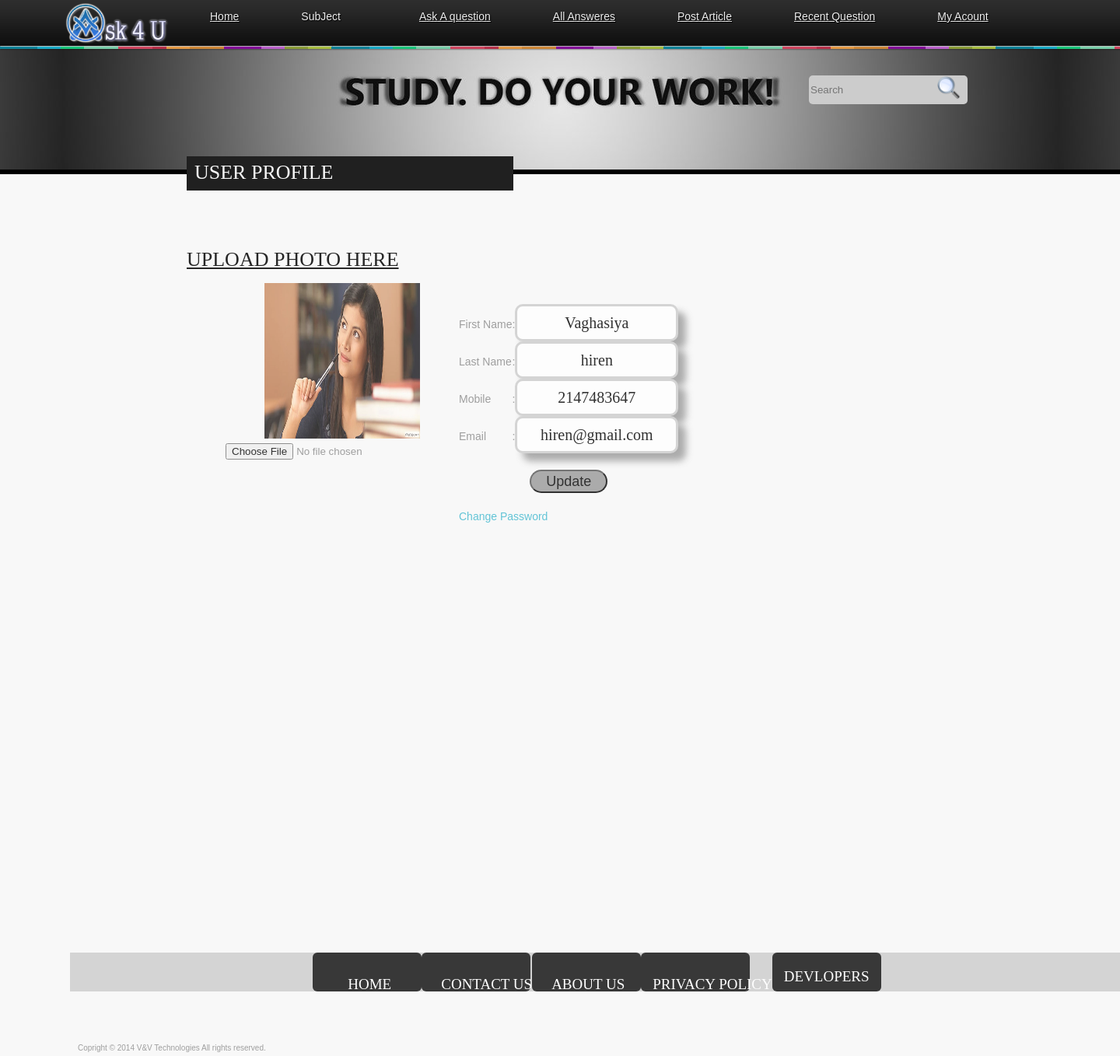
Screenshot of /user_profile.php (signed in) with the database file from the repository.
### tables this page shows
CREATE TABLE IF NOT EXISTS `user_profile` (
  `user_id` int(11) NOT NULL AUTO_INCREMENT,
  `email` varchar(100) DEFAULT NULL,
  `fname` varchar(70) DEFAULT NULL,
  `lname` varchar(70) DEFAULT NULL,
  `date_of_birth` date DEFAULT NULL,
  `mobile_no` int(10) DEFAULT NULL,
  `profile_pic` longblob,
  `reg_date` datetime NOT NULL,
  PRIMARY KEY (`user_id`),
  KEY `email` (`email`)
);

### user_profile.php (the view, shortened to what this page needs)
<!DOCTYPE html>
<html id="home" lang="en">
<head>
<link href="my_account.css" rel="stylesheet" type="text/css"/>
<link href="css/app/general.css" rel="stylesheet" type="text/css" />
<link rel="stylesheet" href="css/style/style.css" type="text/css" />
<link rel="stylesheet" href="css/style/default.css" type="text/css" />
<link rel="alternate stylesheet" type="text/css" title="happy" href="css/style/happy.css" />
<link rel="alternate stylesheet" type="text/css" title="piano" href="css/style/piano.css" />
<link rel="alternate stylesheet" type="text/css" title="city" href="css/style/city.css" />
<link rel="alternate stylesheet" type="text/css" title="play" href="css/style/play.css" />
<link rel="alternate stylesheet" type="text/css" title="casette" href="css/style/casette.css" />
<link rel="alternate stylesheet" type="text/css" title="tape" href="css/style/tape.css" />
<link href="images" rel="stylesheet" type="text/css">
<link rel="stylesheet" type="text/css" href="fancybox/jquery.fancybox-1.3.4.css" media="screen" />
<link rel="stylesheet" type="text/css" href="user.css" />
<body style="overflow-x:hidden">
<div class="container_16">
<div id="top"></div>
  <div id="top-back-two"></div>
 <div class="grid_3 logo">
    <a href="index.php"><img src="images/ask 4 u.png" height="60" alt=""  style="margin-left:-160px;"/></a>
  </div>
  <div class="grid_11 menu">
  <div id="nav">
<link rel="stylesheet" href="menu.css" type="text/css" media="screen" />
<ul id="menu">
    <li><a  href="index.php"><u>Home</u></a>
    </li>
    <li><a href="#" class="drop">SubJect</a>
    </li>
       <li><a href="Ask_question.php"><u>Ask A question</a>
    </li>
<li><a   href="All_questions.php"><u>All Answeres</a>
    </li>
  <li><a  href="post_artical.php"><u>Post Article</a>
    </li>
    <li><a href="recent_questions.php"><u>Recent Question</a>
    </li>
<?php
		if(isset($_SESSION['user']) && isset($_SESSION['password']))
		{
	?>
    	<li><a href="#" class="drop" > <u>My Acount</u></a>
    </li>
    <?php
		}
	?>
   </div>
	<br />
  </div>
   <div class="grid_5" style="margin-left:800px; margin-top:-70px">
  <form action="search.php" method="post">
  <input type="text" placeholder="Search" name="search" style="background-color:#CCC; height:35px; width:200px; margin-top:-10000px; border-radius:5px; border:none;"/>
  <button type="submit" name="sub_search" style="background:none;border:none; position:absolute; margin-left:-35px;" ><img src="images/search.png" height="30px" style="margin:-8px 0px 0px -10px; position:relative; cursor:pointer; z-index:10;"/></button>
  </form>
  </div>
  <div class="grid_11 top-message">
    <h1>User Profile</h1>
  </div>
  <div class="grid_16 blog-page">
    <h1><U>Upload Photo Here</U>	</h1>
  </div>
    <div class="discounted-item job portfolio-four2" style="margin-left:350px;">
    <ul class="tab-menu">
<div style="margin-left:-250px; " >
    <?php
		$sel_user="select * from user_profile where user_id=$_SESSION[user_id] ";
		$tmp=mysql_query($sel_user) or die(mysql_error());
		$res=mysql_fetch_assoc($tmp);
	?>
    <a class="ajaxpicture" href="uploads/<?php echo $res['user_id'];?>.jpg"><img src="uploads/<?php echo $res['user_id'];?>.jpg" alt="" height="200px" width="200"/></a>
 </div>
<form id="imageform" method="post" enctype="multipart/form-data" action='ajaximage.php'>
 <input type="file" name="photoimg" id="photoimg" style="margin-left:-300px;"/>
</form>
<div style="margin-top:-200px">
<form action="user_profile.php" method="post">
	<table>
    <tr>
    <td>First Name</td>
    <td>:</td>
    <td><input type="text" name="fname" id="" class="tbox" value="<?php echo $res['fname'];?>" /></td>
    </tr>
    <tr>
    <td>Last Name</td>
    <td>:</td>
    <td><input type="text" name="lname" id="" class="tbox" value="<?php echo $res['lname'];?>" /></td>
    </tr>
    <tr>
    <td>Mobile</td>
    <td>:</td>
    <td><input type="text" name="mobile_no" id="" class="tbox" value="<?php echo $res['mobile_no'];?>" /></td>
    </tr>
    <tr>
    <td>Email</td>
    <td>:</td>
    <td><input type="text" name="email" id="" class="tbox" value="<?php echo $res['email'];?>" /></td>
    </tr>
    <tr>
    <td colspan="3" align="center"><br/><input type="submit" name="up_submit" value="Update" class="submit"/></td>
    </tr>
    </table>
    </form>
</div>
<a href="user_profile.php?op=chg_pwd">Change Password</a>
  <div style="margin-top:400px;">
  <?php
  	include('footer3.php');
  ?>
  </div>
</div>
</body>
</html>

### my_account.css (style rules this page uses)
body, ul, li { font-size:14px; font-family:Arial, Helvetica, sans-serif; line-height:21px; text-align:left; }
#menu { list-style:none; width:1200px; margin-left:-200px; height:58px; padding:0px 20px 0px 20px; }
#menu li { float:left; display:block; text-align:center; position:relative; padding: 4px 10px 4px 10px; margin-right:30px; margin-top:7px; border:none; }
#menu li a { font-family:Arial, Helvetica, sans-serif; font-size:14px; color: #EEEEEE; display:block; outline:0; text-decoration:none; text-shadow: 1px 1px 1px #000; }
#menu li .drop { padding-right:21px; background:url("img/drop.png") no-repeat right 8px; z-index:100; }

### css/app/general.css (style rules this page uses)
body { min-width:960px }
.container_12,.container_16 { margin-left:auto;margin-right:auto;width:960px }
.grid_1,.grid_2,.grid_3,.grid_4,.grid_5,.grid_6,.grid_7,.grid_8,.grid_9,.grid_10,.grid_11,.grid_12,.grid_13,.grid_14,.grid_15,.grid_16 { display:inline;float:left;margin-left:10px;margin-right:10px }
.container_12 .grid_12,.container_16 .grid_16 { width:940px }
.container_16 .grid_3 { width:160px }
.container_16 .grid_5 { width:280px }
.container_16 .grid_11 { width:640px }
html,body,div,span,applet,object,iframe,h1,h2,h3,h4,h5,h6,p,blockquote,pre,a,abbr,acronym,address,big,cite,code,del,dfn,em,font,img,ins,kbd,q,s,samp,small,strike,strong,sub,sup,tt,var,b,u,i,center,dl,dt,dd,ol,ul,li,fieldset,form,label,legend,table,caption,tbody,tfoot,thead,tr,th,td { margin:0; padding:0; border:0; outline:0; font-size:100%; vertical-align:baseline; z-index: 0; }
body { line-height:1; }
ol,ul { list-style:none }
table { border-collapse:collapse;border-spacing:0; z-index: 1000; }
body { font:13px/1.5 'Helvetica Neue',Arial,'Liberation Sans',FreeSans,sans-serif }
h1 { font-size:25px }
ul { list-style:disc }
li { margin-left:30px }
p,dl,hr,h1,h2,h3,h4,h5,h6,ol,ul,pre,table,address,fieldset { margin-bottom:20px }

### css/style/style.css (style rules this page uses)
html { background-color:#f8f8f8; }
body { font-family: Arial, Helvetica, sans-serif; font-size:12px; line-height:19px; color:#888888; background-color:#f8f8f8; }
a { color:#3db7ce; text-decoration:none; }
h1, h2, h3, h4, h5, h6 { font-family: 'AlternateGothic2BTRegular'; font-weight:normal; text-transform:uppercase; color:#262626; }
#top { position: absolute; background: url(../../image/theme/top-navi.png) repeat-x; width:100%; height:65px; margin-top:0px; left:0; z-index:-1; }
.logo { margin:0px; }
.menu { margin:0px 0px 0px 10px; }
.top-message { margin:26px 0px 18px auto; }
.top-message h1 { font-family: 'AvantGardeDemiRegular'; width:400px;font-size:26px; color:#f8f8f8; line-height:34px; background-color:#202020; padding:4px 10px 6px 10px; }
.tab-menu { list-style:none; float:left; }
.blog-page { margin:40px 0px 0px 0px; }
.blog-page h1 { font-size:26px; }

### css/style/default.css (style rules this page uses)
#top-back-two { position: absolute; background: url(../../image/2.jpg) center center repeat-x; width:100%; height:160px; margin-top:58px; left:0; z-index:-100; border-bottom:6px solid #000; }

### user.css (style rules this page uses)
.tbox { height:40px; width:200px; border:#CCC; text-align:center; font-family:"Times New Roman", Times, serif; font-size:20px; border-style:solid; border-radius:10px; box-shadow: 10px 10px 10px #999; }
.submit { height:30px; width:100px; border-radius:15px; border-color:#000; background-color:#999; color:#000; font-size:18px; }

### menu.css (style rules this page uses)
body, ul, li { font-size:14px; font-family:Arial, Helvetica, sans-serif; line-height:21px; text-align:left; }
#menu { list-style:none; width:1200px; margin-left:-200px; height:58px; padding:0px 20px 0px 20px; }
#menu li { float:left; display:block; text-align:center; position:relative; padding: 4px 10px 4px 10px; margin-right:30px; margin-top:7px; border:none; }
#menu li a { font-family:Arial, Helvetica, sans-serif; font-size:14px; color: #EEEEEE; display:block; outline:0; text-decoration:none; text-shadow: 1px 1px 1px #000; }
#menu li .drop { padding-right:21px; background:url("img/drop.png") no-repeat right 8px; }

### css/style/happy.css (style rules this page uses)
#top-back-two { position: absolute; background: url(../../image/1.jpg) center center repeat-x; width:100%; height:160px; margin-top:58px; left:0; z-index:-100; border-bottom:6px solid #000; }

### css/style/piano.css (style rules this page uses)
#top-back-two { position: absolute; background: url(../../image/3.jpg) center center repeat-x; width:100%; height:160px; margin-top:58px; left:0; z-index:-100; border-bottom:6px solid #000; }

### css/style/city.css (style rules this page uses)
#top-back-two { position: absolute; background: url(../../image/4.jpg) center center repeat-x; width:100%; height:160px; margin-top:58px; left:0; z-index:-100; border-bottom:6px solid #000; }

### rows the page displays
user_profile: fname "Vaghasiya", lname "hiren", mobile_no "2147483647", email "hiren@gmail.com"
